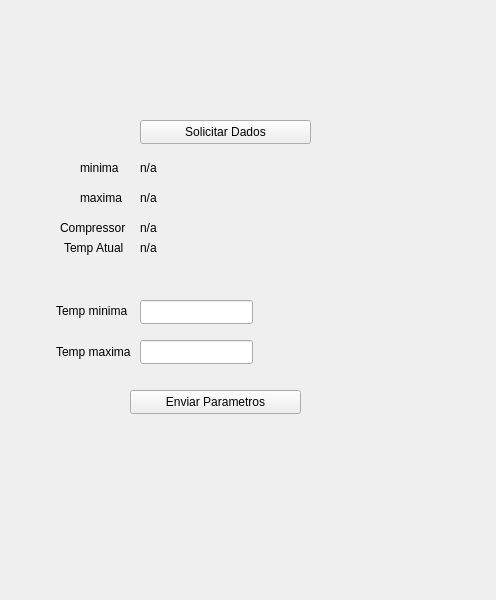
<?xml version="1.0" encoding="UTF-8"?>
<ui version="4.0">
 <class>Widget</class>
 <widget class="QWidget" name="Widget">
  <property name="geometry">
   <rect>
    <x>0</x>
    <y>0</y>
    <width>496</width>
    <height>600</height>
   </rect>
  </property>
  <property name="windowTitle">
   <string>Widget</string>
  </property>
  <widget class="QPushButton" name="solicitar_dados">
   <property name="geometry">
    <rect>
     <x>140</x>
     <y>120</y>
     <width>171</width>
     <height>24</height>
    </rect>
   </property>
   <property name="text">
    <string>Solicitar Dados</string>
   </property>
  </widget>
  <widget class="QPushButton" name="enviar_parametros">
   <property name="geometry">
    <rect>
     <x>130</x>
     <y>390</y>
     <width>171</width>
     <height>24</height>
    </rect>
   </property>
   <property name="text">
    <string>Enviar Parametros</string>
   </property>
  </widget>
  <widget class="QLineEdit" name="tempminina">
   <property name="geometry">
    <rect>
     <x>140</x>
     <y>300</y>
     <width>113</width>
     <height>24</height>
    </rect>
   </property>
  </widget>
  <widget class="QLineEdit" name="tempmaxima">
   <property name="geometry">
    <rect>
     <x>140</x>
     <y>340</y>
     <width>113</width>
     <height>24</height>
    </rect>
   </property>
  </widget>
  <widget class="QLabel" name="label">
   <property name="geometry">
    <rect>
     <x>56</x>
     <y>303</y>
     <width>80</width>
     <height>16</height>
    </rect>
   </property>
   <property name="text">
    <string>Temp minima</string>
   </property>
  </widget>
  <widget class="QLabel" name="label_2">
   <property name="geometry">
    <rect>
     <x>56</x>
     <y>344</y>
     <width>80</width>
     <height>16</height>
    </rect>
   </property>
   <property name="text">
    <string>Temp maxima</string>
   </property>
  </widget>
  <widget class="QLabel" name="parminima">
   <property name="geometry">
    <rect>
     <x>140</x>
     <y>160</y>
     <width>49</width>
     <height>16</height>
    </rect>
   </property>
   <property name="text">
    <string>n/a</string>
   </property>
  </widget>
  <widget class="QLabel" name="parmaximo">
   <property name="geometry">
    <rect>
     <x>140</x>
     <y>190</y>
     <width>49</width>
     <height>16</height>
    </rect>
   </property>
   <property name="text">
    <string>n/a</string>
   </property>
  </widget>
  <widget class="QLabel" name="compressor">
   <property name="geometry">
    <rect>
     <x>140</x>
     <y>220</y>
     <width>49</width>
     <height>16</height>
    </rect>
   </property>
   <property name="text">
    <string>n/a</string>
   </property>
  </widget>
  <widget class="QLabel" name="tempatual">
   <property name="geometry">
    <rect>
     <x>140</x>
     <y>240</y>
     <width>49</width>
     <height>16</height>
    </rect>
   </property>
   <property name="text">
    <string>n/a</string>
   </property>
  </widget>
  <widget class="QLabel" name="label1">
   <property name="geometry">
    <rect>
     <x>80</x>
     <y>160</y>
     <width>49</width>
     <height>16</height>
    </rect>
   </property>
   <property name="text">
    <string>minima</string>
   </property>
  </widget>
  <widget class="QLabel" name="label2">
   <property name="geometry">
    <rect>
     <x>80</x>
     <y>190</y>
     <width>49</width>
     <height>16</height>
    </rect>
   </property>
   <property name="text">
    <string>maxima</string>
   </property>
  </widget>
  <widget class="QLabel" name="label3">
   <property name="geometry">
    <rect>
     <x>60</x>
     <y>220</y>
     <width>70</width>
     <height>16</height>
    </rect>
   </property>
   <property name="text">
    <string>Compressor</string>
   </property>
  </widget>
  <widget class="QLabel" name="label4">
   <property name="geometry">
    <rect>
     <x>64</x>
     <y>240</y>
     <width>70</width>
     <height>16</height>
    </rect>
   </property>
   <property name="text">
    <string>Temp Atual</string>
   </property>
  </widget>
 </widget>
 <resources/>
 <connections/>
</ui>
